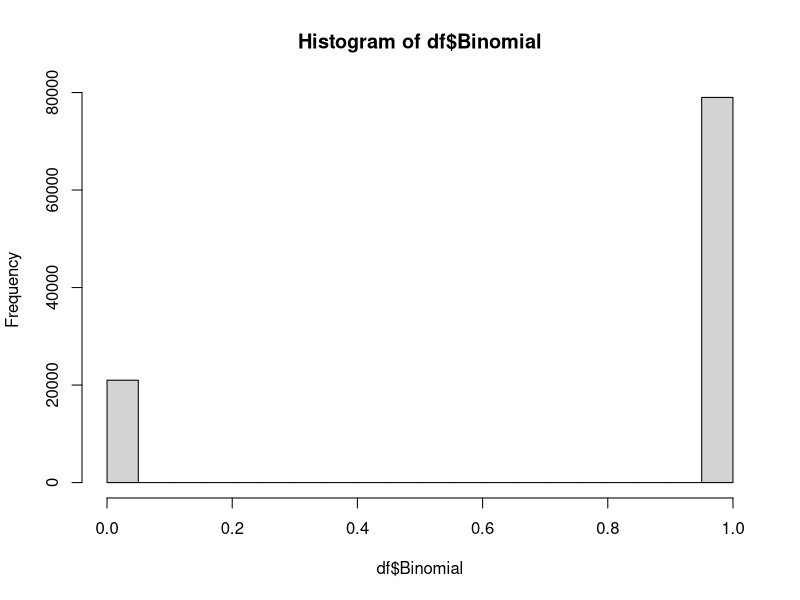
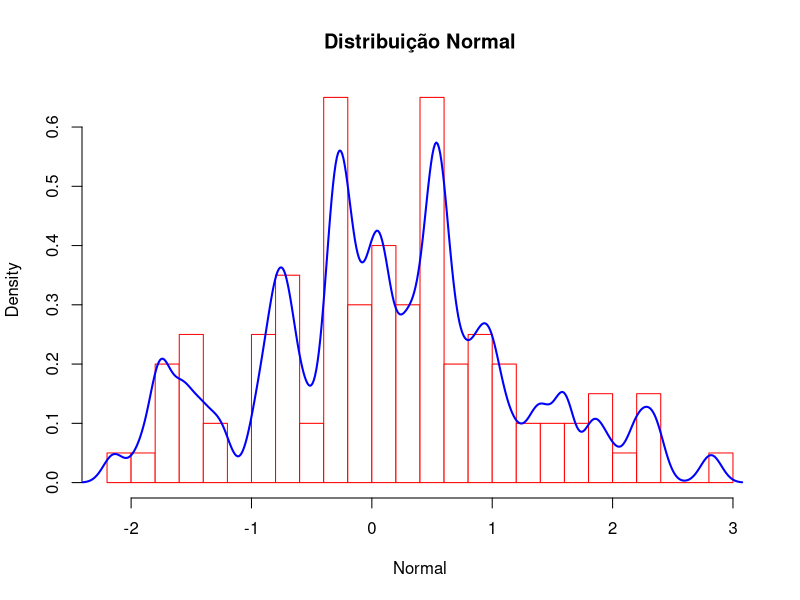

Write R code to recreate these figures, in order.
# seta a semente aleatória de geração de dados
# usando a função addTaskCallback deixamos a set.seed fixa, rodando no back

tarefaSemente <- addTaskCallback(function(...) {set.seed(123);TRUE}) # atribui a tarefa à variável tarefaSemente
tarefaSemente # chama a tarefaSemente

# Criando data frame com 2 variaveis
df <- data.frame(
# Index
  "registro" = seq(1:100000),
# Distribuição Binomial
  "Binomial" = rbinom(100,1,0.8),
# Distribuição Normal  
  "Normal"= rnorm(100)
)
# Conferindo as distribuições com o auxílio de histogramas
hist(df$Binomial)
hist(df$Normal, 
     col="white",
     border="red",
     prob = TRUE, 
     xlab = "Normal",
     main = "Distribuição Normal") 
lines(density(df$Normal), 
      lwd = 2, 
      col = "blue")





# por fim, podemos usar a função removeTaskCallback para remover a tarefa que criamos lá em cima
removeTaskCallback(tarefaSemente)
